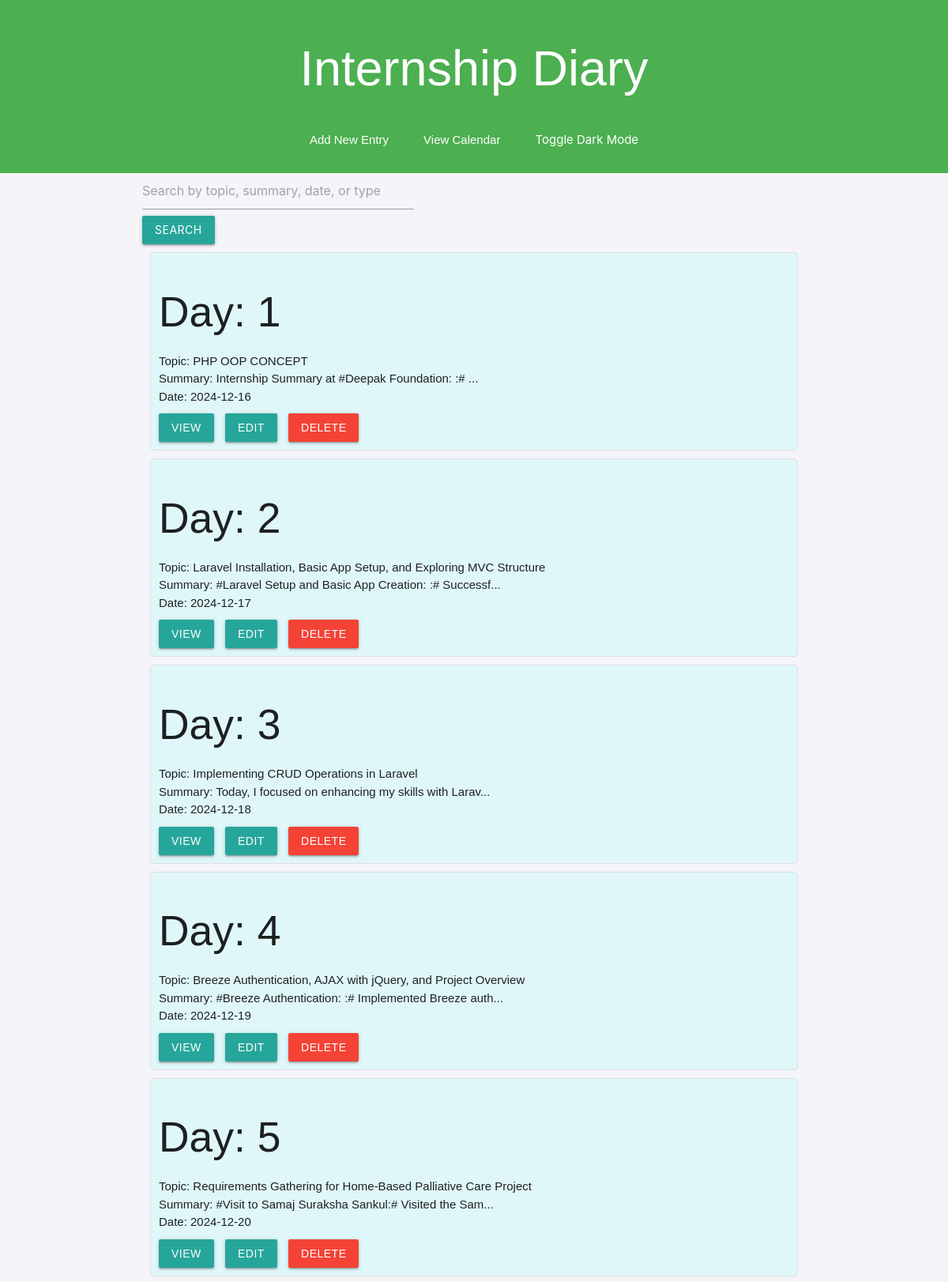
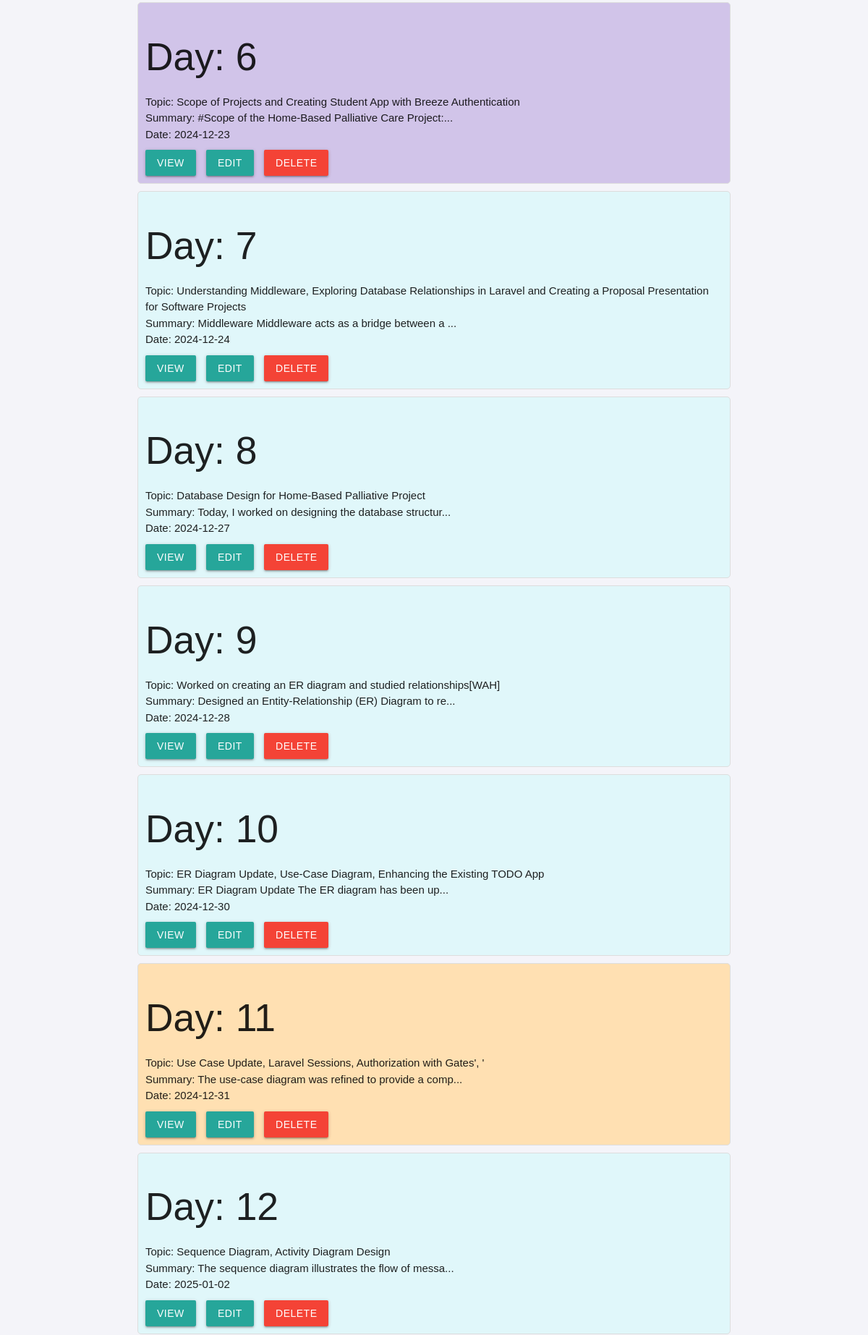
The page / (upper part) on the database its author committed (2 pictures, top to bottom).
### tables this page shows
CREATE TABLE `internship_diary` (
  `id` int(11) NOT NULL,
  `day` varchar(50) DEFAULT NULL,
  `topic` varchar(255) DEFAULT NULL,
  `summary` text DEFAULT NULL,
  `entry_date` date DEFAULT NULL,
  `type` enum('learning','development','holiday','reporting') DEFAULT 'learning'
);

### index.php (the view, shortened to what this page needs)
<?php
require 'database.php';
$searchQuery = '';
if (isset($_GET['search'])) {
    $searchQuery = $_GET['search'];
    $stmt = $pdo->prepare("SELECT * FROM internship_diary WHERE topic LIKE ? OR summary LIKE ? OR entry_date LIKE ? OR type LIKE ? ORDER BY CAST(day AS UNSIGNED) ASC");
    $stmt->execute(['%' . $searchQuery . '%', '%' . $searchQuery . '%', '%' . $searchQuery . '%', '%' . $searchQuery . '%']);
} else {
    $stmt = $pdo->query("SELECT * FROM internship_diary ORDER BY CAST(day AS UNSIGNED) ASC");
}
$entries = $stmt->fetchAll(PDO::FETCH_ASSOC);
?>
<!DOCTYPE html>
<html lang="en">
<head>
    <link rel="stylesheet" href="https://cdn.jsdelivr.net/npm/tailwindcss@2.2.19/dist/tailwind.min.css">
    <link rel="stylesheet" href="https://cdnjs.cloudflare.com/ajax/libs/materialize/1.0.0/css/materialize.min.css">
</head>
<body>
    <header>
        <h1>Internship Diary</h1>
        <a href="add_entry.php" class="add-entry-btn">Add New Entry</a>
        <a href="calendar.php" class="add-entry-btn">View Calendar</a>
        <button onclick="toggleDarkMode()" class="add-entry-btn">Toggle Dark Mode</button>
    </header>
    <div class="container">
    <form method="get" action="index.php" style="display: inline-block;">
    <input type="text" name="search" placeholder="Search by topic, summary, date, or type" value="<?= htmlspecialchars($searchQuery) ?>">
            <button type="submit" class="btn">Search</button>
        </form>
        <?php foreach ($entries as $entry): ?>
            <?php
                $entryClass = '';
                if ($entry['type'] == 'learning') {
                    $entryClass = 'learning';
                } elseif ($entry['type'] == 'development') {
                    $entryClass = 'development';
                } elseif ($entry['type'] == 'holiday') {
                    $entryClass = 'holiday';
                } elseif ($entry['type'] == 'reporting') {
                    $entryClass = 'reporting';
                }
            ?>
            <div class="task-card <?= $entryClass ?>">
                <h2>Day: <?= htmlspecialchars($entry['day']) ?></h2>
                <p><strong>Topic:</strong> <?= htmlspecialchars($entry['topic']) ?></p>
                <p><strong>Summary:</strong> <?= htmlspecialchars(substr($entry['summary'], 0, 50)) ?>...</p>
                <p><strong>Date:</strong> <?= htmlspecialchars($entry['entry_date']) ?></p>
                <div class="actions">
                    <a href="view_entry.php?id=<?= $entry['id'] ?>" class="btn">View</a>
                    <a href="edit_entry.php?id=<?= $entry['id'] ?>" class="btn">Edit</a>
                    <a href="delete_entry.php?id=<?= $entry['id'] ?>" onclick="return confirm('Are you sure?')" class="btn red">Delete</a>
                </div>
            </div>
        <?php endforeach; ?>
    </div>
</body>
</html>

### index.php (style rules this page uses)
body { font-family: Arial, sans-serif; background-color: #f4f4f9; margin: 0; padding: 0; transition: background-color 0.5s; }
header { background-color: #4CAF50; color: white; padding: 10px 0; text-align: center; }
.add-entry-btn { background-color: #4CAF50; color: white; padding: 10px 20px; text-decoration: none; border-radius: 5px; margin: 10px 0; display: inline-block; }
.task-card { border: 1px solid #ddd; padding: 10px; margin: 10px; border-radius: 5px; background-color: #fff; transition: transform 0.3s, background-color 0.5s; }
.task-card .actions { margin-top: 10px; }
.task-card .actions a { margin-right: 10px; }
.task-card.learning { background-color: #e0f7fa; }
.task-card.development { background-color: #ffe0b2; }
.task-card.reporting { background-color: #d1c4e9; }

### rows shown on the page
internship_diary: day "1", topic "PHP OOP CONCEPT", summary "Internship Summary at #Deepak Foundation: :#", entry_date "2024-12-16"
internship_diary: day "2", topic "Laravel Installation, Basic App Setup, and Exploring MVC Structure", summary "#Laravel Setup and Basic App Creation: :# Successf", entry_date "2024-12-17"
internship_diary: day "3", topic "Implementing CRUD Operations in Laravel", summary "Today, I focused on enhancing my skills with Larav", entry_date "2024-12-18"
internship_diary: day "4", topic "Breeze Authentication, AJAX with jQuery, and Project Overview", summary "#Breeze Authentication: :# Implemented Breeze auth", entry_date "2024-12-19"
internship_diary: day "5", topic "Requirements Gathering for Home-Based Palliative Care Project", summary "#Visit to Samaj Suraksha Sankul:# Visited the Sam", entry_date "2024-12-20"
internship_diary: day "6", topic "Scope of Projects and Creating Student App with Breeze Authentication", summary "#Scope of the Home-Based Palliative Care Project:", entry_date "2024-12-23"
internship_diary: day "7", topic "Understanding Middleware, Exploring Database Relationships in Laravel and Creating a Proposal Presentation for Software Projects", summary "Middleware Middleware acts as a bridge between a", entry_date "2024-12-24"
internship_diary: day "8", topic "Database Design for Home-Based Palliative Project", summary "Today, I worked on designing the database structur", entry_date "2024-12-27"
internship_diary: day "9", topic "Worked on creating an ER diagram and studied relationships[WAH]", summary "Designed an Entity-Relationship (ER) Diagram to re", entry_date "2024-12-28"
internship_diary: day "10", topic "ER Diagram Update, Use-Case Diagram, Enhancing the Existing TODO App", summary "ER Diagram Update The ER diagram has been up", entry_date "2024-12-30"
internship_diary: day "11", topic "Use Case Update, Laravel Sessions, Authorization with Gates', '", summary "The use-case diagram was refined to provide a comp", entry_date "2024-12-31"
internship_diary: day "12", topic "Sequence Diagram, Activity Diagram Design", summary "The sequence diagram illustrates the flow of messa", entry_date "2025-01-02"
